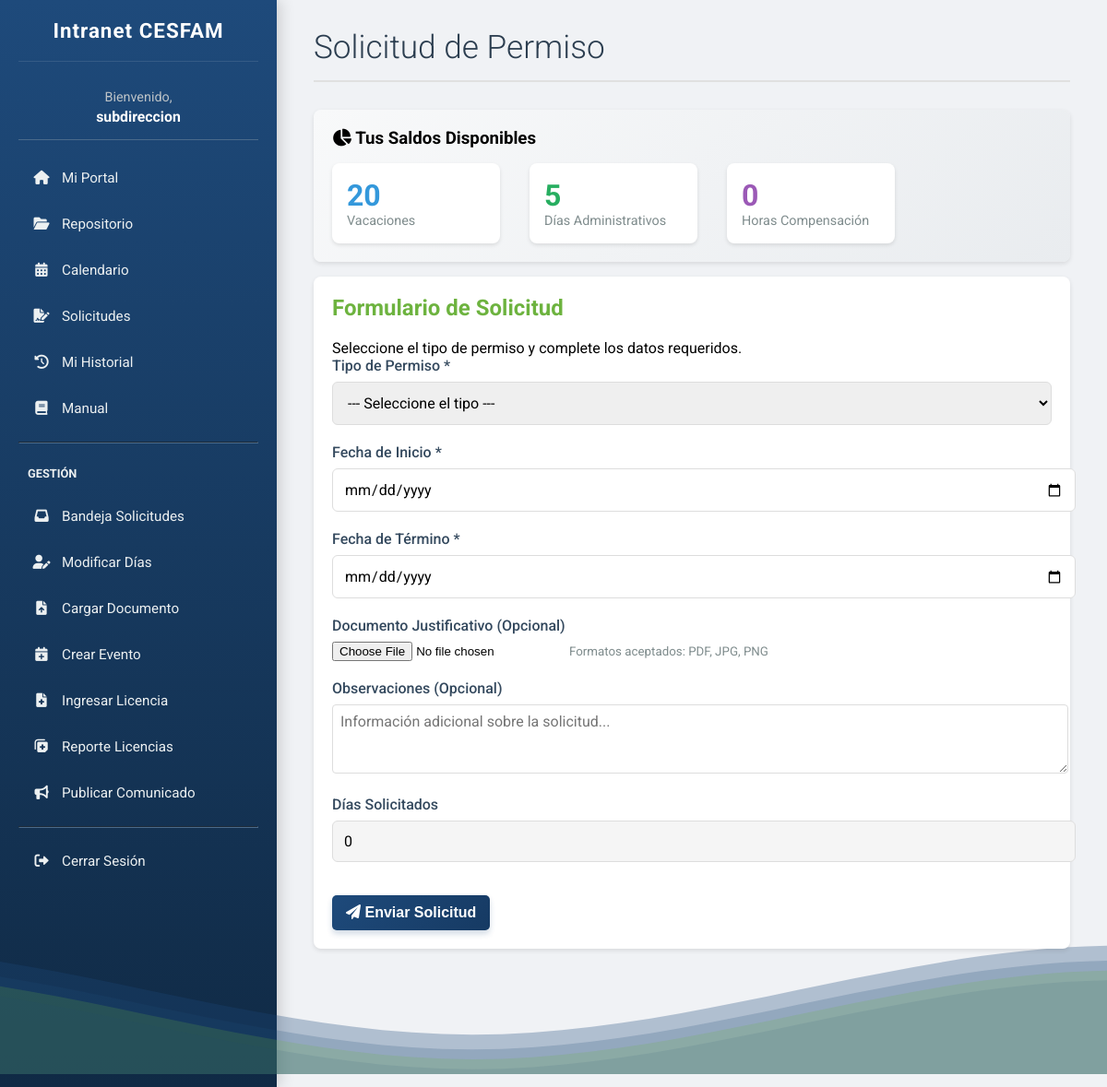
Before: /gestion/solicitudes/ (signed in) with the older database file.
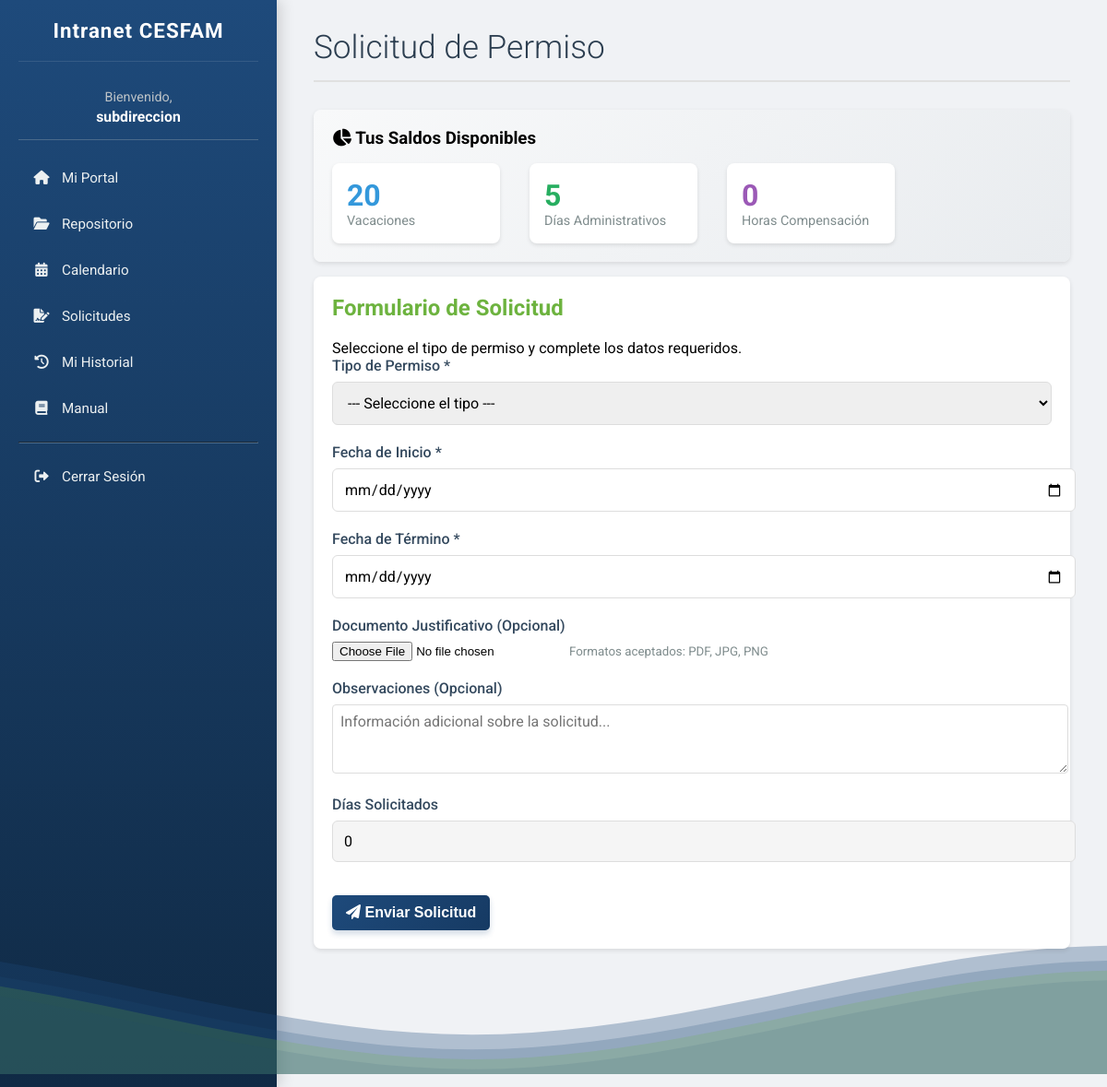
After: the same page with the newer database file.
### intranet/views.py (the view, shortened to what this page needs)
# urls.py: path('gestion/solicitudes/', views.gestion_solicitudes_view, name='gestion_solicitudes'),
@login_required(login_url='login')
def gestion_solicitudes_view(request):
    user = request.user
    saldos, created = Dias_Administrativos.objects.get_or_create(
        id_funcionario=user,
        defaults={'vacaciones_restantes': 15, 'admin_restantes': 6, 'horas_compensacion': 0}
    )
    context = {
        'es_director': es_director(user),
        'es_jefe': user.es_jefe_unidad,
        'saldos': saldos,
    }
    return render(request, 'gestion_solicitudes.html', context)

### intranet/views.py (called while the page is built)
def es_director(user):
    return user.is_superuser or (user.id_rol and user.id_rol.nombre_rol == 'Director General')

### intranet/templates/gestion_solicitudes.html (shortened to what this page needs)
{% extends 'base.html' %}
{% block content %}
<header class="header">
    <h1>Solicitud de Permiso</h1>
</header>
{% if saldos %}
<section class="content-box" style="background: linear-gradient(135deg, #f8f9fa 0%, #e9ecef 100%); margin-bottom: 1rem;">
    <h3 style="margin-bottom: 1rem;"><i class="fas fa-chart-pie"></i> Tus Saldos Disponibles</h3>
    <div style="display: flex; gap: 2rem; flex-wrap: wrap;">
        <div style="background: white; padding: 1rem; border-radius: 8px; min-width: 150px; box-shadow: 0 2px 4px rgba(0,0,0,0.1);">
            <div style="color: #3498db; font-size: 2rem; font-weight: bold;">{{ saldos.vacaciones_restantes }}</div>
            <div style="color: #7f8c8d; font-size: 0.9rem;">Vacaciones</div>
        </div>
        <div style="background: white; padding: 1rem; border-radius: 8px; min-width: 150px; box-shadow: 0 2px 4px rgba(0,0,0,0.1);">
            <div style="color: #27ae60; font-size: 2rem; font-weight: bold;">{{ saldos.admin_restantes }}</div>
            <div style="color: #7f8c8d; font-size: 0.9rem;">Días Administrativos</div>
        </div>
        <div style="background: white; padding: 1rem; border-radius: 8px; min-width: 150px; box-shadow: 0 2px 4px rgba(0,0,0,0.1);">
            <div style="color: #9b59b6; font-size: 2rem; font-weight: bold;">{{ saldos.horas_compensacion }}</div>
            <div style="color: #7f8c8d; font-size: 0.9rem;">Horas Compensación</div>
        </div>
    </div>
</section>
{% endif %}
<section class="content-box">
    <h2>Formulario de Solicitud</h2>
    <p>Seleccione el tipo de permiso y complete los datos requeridos.</p>
    <form class="form-container" method="POST" action="{% url 'gestion_solicitudes' %}" enctype="multipart/form-data">
        <div class="form-group">
            <label for="tipo-permiso">Tipo de Permiso *</label>
            <select id="tipo-permiso" name="tipo_permiso" required onchange="actualizarFormulario()">
                <option value="">--- Seleccione el tipo ---</option>
            </select>
        </div>
        <div class="form-group">
            <label for="fecha-inicio">Fecha de Inicio *</label>
            <input type="date" id="fecha-inicio" name="fecha_inicio" required onchange="calcularDias()">
        </div>
        <div class="form-group">
            <label for="fecha-fin">Fecha de Término *</label>
            <input type="date" id="fecha-fin" name="fecha_fin" required onchange="calcularDias()">
        </div>
        <div class="form-group" id="campo-archivo">
            <label for="justificativo">Documento Justificativo <span id="archivo-requerido">(Opcional)</span></label>
            <input type="file" id="justificativo" name="justificativo_archivo" class="form-upload" accept=".pdf,.jpg,.jpeg,.png">
            <small style="color: #7f8c8d;">Formatos aceptados: PDF, JPG, PNG</small>
        </div>
        <div class="form-group">
            <label for="observaciones">Observaciones (Opcional)</label>
            <textarea id="observaciones" name="observaciones" rows="3" placeholder="Información adicional sobre la solicitud..." style="width:100%; padding:8px; border:1px solid #ddd; border-radius:4px;"></textarea>
        </div>
        <div class="form-group">
            <label for="dias-totales">Días Solicitados</label>
            <input type="number" id="dias-totales" name="dias_totales" value="0" readonly style="background:#f5f5f5;">
        </div>
        <button type="submit" class="action-button" style="margin-top: 1rem;">
            <i class="fas fa-paper-plane"></i> Enviar Solicitud
        </button>
    </form>
</section>
{% endblock %}

### intranet/templates/base.html (shortened to what this page needs)
{% load static %}
<!DOCTYPE html>
<html lang="es">
<head>
    <link rel="stylesheet" href="https://cdnjs.cloudflare.com/ajax/libs/font-awesome/6.0.0/css/all.min.css">
    <link rel="stylesheet" href="{% static 'style.css' %}">
</head>
<body>
    <nav class="sidebar">
        <h2>Intranet CESFAM</h2>
        <div class="user-display">
            {% if user.is_authenticated %}
                Bienvenido, <b>{{ user.username|truncatechars:18 }}</b>
            {% endif %}
        </div>
        {% if user.is_authenticated %}
        <ul>
            <li class="{% if request.resolver_match.url_name == 'dashboard' %}active{% endif %}">
                <a href="{% url 'dashboard' %}"><i class="fas fa-home"></i> Mi Portal</a>
            </li>
            <li class="{% if request.resolver_match.url_name == 'documentos' %}active{% endif %}">
                <a href="{% url 'documentos' %}"><i class="fas fa-folder-open"></i> Repositorio</a>
            </li>
            <li class="{% if request.resolver_match.url_name == 'calendario' %}active{% endif %}">
                <a href="{% url 'calendario' %}"><i class="fas fa-calendar-alt"></i> Calendario</a>
            </li>
            <li class="{% if request.resolver_match.url_name == 'gestion_solicitudes' %}active{% endif %}">
                <a href="{% url 'gestion_solicitudes' %}"><i class="fas fa-file-signature"></i> Solicitudes</a>
            </li>
             <li class="{% if request.resolver_match.url_name == 'historial_personal' %}active{% endif %}">
                <a href="{% url 'historial_personal' %}"><i class="fas fa-history"></i> Mi Historial</a>
            </li>
            <li class="{% if request.resolver_match.url_name == 'manual' %}active{% endif %}">
                <a href="{% url 'manual' %}"><i class="fas fa-book"></i> Manual</a>
            </li>
            {% if user.is_staff %}
            <hr style="border-color: #4b6b8b; margin: 15px 0;">
            <li style="padding: 10px; color: #ecf0f1; text-transform: uppercase; font-size: 0.8em; font-weight: bold;">Gestión</li>
            <li class="{% if request.resolver_match.url_name == 'reporte_solicitudes' %}active{% endif %}">
                <a href="{% url 'reporte_solicitudes' %}"><i class="fas fa-inbox"></i> Bandeja Solicitudes</a>
            </li>
            <li class="{% if request.resolver_match.url_name == 'gestion_dias' %}active{% endif %}">
                <a href="{% url 'gestion_dias' %}"><i class="fas fa-user-edit"></i> Modificar Días</a>
            </li>
            <li class="{% if request.resolver_match.url_name == 'gestion_documentos' %}active{% endif %}">
                <a href="{% url 'gestion_documentos' %}"><i class="fas fa-file-upload"></i> Cargar Documento</a>
            </li>
            <li class="{% if request.resolver_match.url_name == 'gestion_calendario' %}active{% endif %}">
                <a href="{% url 'gestion_calendario' %}"><i class="fas fa-calendar-plus"></i> Crear Evento</a>
            </li>
            <li class="{% if request.resolver_match.url_name == 'gestion_licencias' %}active{% endif %}">
                <a href="{% url 'gestion_licencias' %}"><i class="fas fa-file-medical"></i> Ingresar Licencia</a>
            </li>
            <li class="{% if request.resolver_match.url_name == 'reporte_licencias' %}active{% endif %}">
                <a href="{% url 'reporte_licencias' %}"><i class="fas fa-notes-medical"></i> Reporte Licencias</a>
            </li>
            <li class="{% if request.resolver_match.url_name == 'crear_comunicado' %}active{% endif %}">
                <a href="{% url 'crear_comunicado' %}"><i class="fas fa-bullhorn"></i> Publicar Comunicado</a>
            </li>
            {% endif %}
            <hr style="border-color: #4b6b8b; margin: 15px 0;">
            <li><a href="{% url 'logout' %}"><i class="fas fa-sign-out-alt"></i> Cerrar Sesión</a></li>
        </ul>
        {% endif %}
    </nav>
    <main class="main-content">
        {% block content %}{% endblock %}
    </main>
    <div class="waves-container">
    </div>
</body>
</html>

Changed rows visible on the page:
changed Funcionarios "subdireccion": is_staff True → False (drawn)
Other visible differences:
text no longer shown: "GESTIÓN Bandeja Solicitudes Modificar Días Cargar Documento Crear Evento Ingresar Licencia Reporte Licencias Publicar Comunicado"
